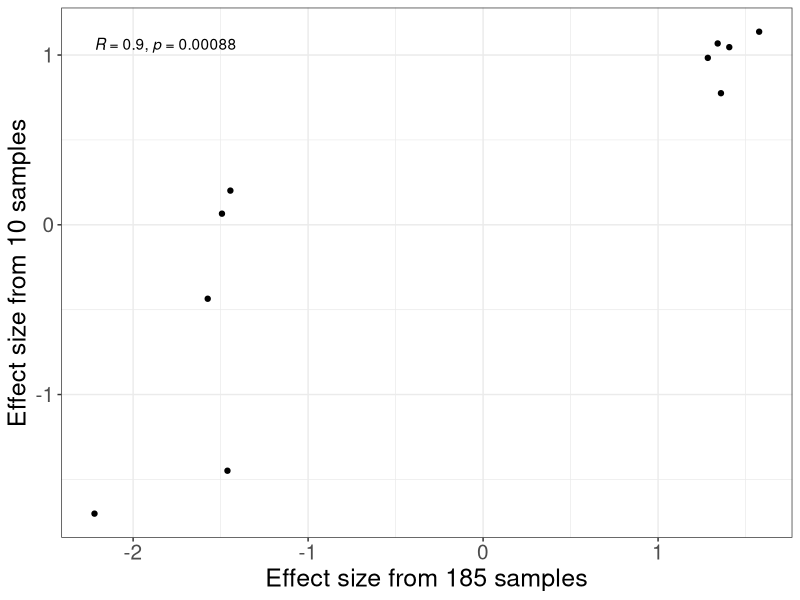

R code for this plot:
library(ggplot2)
library(ggpubr)
data<-read.table('top10.qvalue.txt',head=T,sep="\t")
p3<-ggplot(data,aes(x=slope.185sample,y=slope.10sample))+
    geom_point()+
    theme_bw()+
    theme(axis.title.x=element_text(size=18),axis.title.y=element_text(size=18),
         axis.text.x=element_text(size=15),axis.text.y=element_text(size=15))+
    labs(x='Effect size from 185 samples',y='Effect size from 10 samples')+
    stat_cor(method="spearman")
ggsave('cor.3copy.2fc.png',p3,height=5,width=5)

